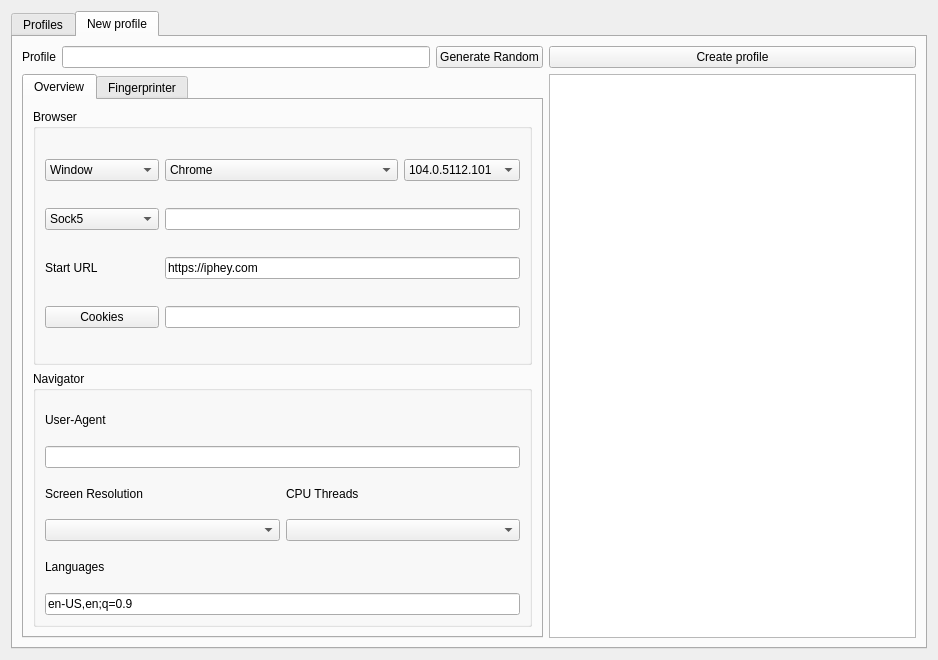
<?xml version="1.0" encoding="UTF-8"?>
<ui version="4.0">
 <class>Antidectect</class>
 <widget class="QWidget" name="Antidectect">
  <property name="geometry">
   <rect>
    <x>0</x>
    <y>0</y>
    <width>938</width>
    <height>660</height>
   </rect>
  </property>
  <property name="windowTitle">
   <string>Antidectect browsers</string>
  </property>
  <layout class="QHBoxLayout" name="horizontalLayout">
   <item>
    <widget class="QTabWidget" name="tabWidget">
     <property name="currentIndex">
      <number>1</number>
     </property>
     <widget class="QWidget" name="tab_profiles">
      <attribute name="title">
       <string>Profiles</string>
      </attribute>
      <layout class="QVBoxLayout" name="verticalLayout_2">
       <item>
        <widget class="QTableWidget" name="tableWidgetProfiles">
         <column>
          <property name="text">
           <string>Name</string>
          </property>
         </column>
         <column>
          <property name="text">
           <string>Status</string>
          </property>
         </column>
         <column>
          <property name="text">
           <string>Note</string>
          </property>
         </column>
         <column>
          <property name="text">
           <string>Tag</string>
          </property>
         </column>
         <column>
          <property name="text">
           <string>Proxy</string>
          </property>
         </column>
         <column>
          <property name="text">
           <string>Launched</string>
          </property>
         </column>
         <column>
          <property name="text">
           <string>Created</string>
          </property>
         </column>
         <column>
          <property name="text">
           <string>Action</string>
          </property>
         </column>
        </widget>
       </item>
      </layout>
     </widget>
     <widget class="QWidget" name="tab_new_profile">
      <attribute name="title">
       <string>New profile</string>
      </attribute>
      <layout class="QGridLayout" name="gridLayout">
       <item row="0" column="3">
        <widget class="QPushButton" name="pushButtonCreateProfile">
         <property name="text">
          <string>Create profile</string>
         </property>
        </widget>
       </item>
       <item row="0" column="0">
        <widget class="QLabel" name="label">
         <property name="text">
          <string>Profile</string>
         </property>
        </widget>
       </item>
       <item row="0" column="1">
        <widget class="QLineEdit" name="lineEditProfileName"/>
       </item>
       <item row="0" column="2">
        <widget class="QPushButton" name="pushButtonRandomProfile">
         <property name="text">
          <string>Generate Random</string>
         </property>
        </widget>
       </item>
       <item row="1" column="3">
        <widget class="QListView" name="listViewProfile"/>
       </item>
       <item row="1" column="0" colspan="3">
        <widget class="QTabWidget" name="tabWidgetOverView">
         <property name="enabled">
          <bool>true</bool>
         </property>
         <property name="currentIndex">
          <number>0</number>
         </property>
         <widget class="QWidget" name="tab">
          <attribute name="title">
           <string>Overview</string>
          </attribute>
          <layout class="QGridLayout" name="gridLayout_2">
           <item row="1" column="0">
            <widget class="QGroupBox" name="groupBox_2">
             <property name="title">
              <string>Navigator</string>
             </property>
             <layout class="QGridLayout" name="gridLayout_4">
              <item row="2" column="0">
               <widget class="QLabel" name="label_2">
                <property name="text">
                 <string>Screen Resolution</string>
                </property>
               </widget>
              </item>
              <item row="3" column="1">
               <widget class="QComboBox" name="comboBoxCpu"/>
              </item>
              <item row="4" column="0">
               <widget class="QLabel" name="label_4">
                <property name="text">
                 <string>Languages</string>
                </property>
               </widget>
              </item>
              <item row="2" column="1">
               <widget class="QLabel" name="label_5">
                <property name="text">
                 <string>CPU Threads</string>
                </property>
               </widget>
              </item>
              <item row="0" column="0">
               <widget class="QLabel" name="label_3">
                <property name="text">
                 <string>User-Agent</string>
                </property>
               </widget>
              </item>
              <item row="3" column="0">
               <widget class="QComboBox" name="comboBoxResoluton"/>
              </item>
              <item row="5" column="0" colspan="2">
               <widget class="QLineEdit" name="lineEditLanguages">
                <property name="text">
                 <string>en-US,en;q=0.9</string>
                </property>
               </widget>
              </item>
              <item row="1" column="0" colspan="2">
               <widget class="QLineEdit" name="lineEditUserAgent"/>
              </item>
             </layout>
            </widget>
           </item>
           <item row="0" column="0">
            <widget class="QGroupBox" name="groupBox">
             <property name="title">
              <string>Browser</string>
             </property>
             <layout class="QGridLayout" name="gridLayout_3">
              <item row="5" column="1" colspan="3">
               <widget class="QLineEdit" name="lineEditStartUrl">
                <property name="text">
                 <string>https://iphey.com</string>
                </property>
               </widget>
              </item>
              <item row="3" column="1" colspan="3">
               <widget class="QLineEdit" name="lineEditProxy"/>
              </item>
              <item row="3" column="0">
               <widget class="QComboBox" name="comboBoxProxy">
                <item>
                 <property name="text">
                  <string>Sock5</string>
                 </property>
                </item>
                <item>
                 <property name="text">
                  <string>No Proxy</string>
                 </property>
                </item>
                <item>
                 <property name="text">
                  <string>Proxy</string>
                 </property>
                </item>
               </widget>
              </item>
              <item row="2" column="0">
               <widget class="QComboBox" name="comboBoxOS">
                <item>
                 <property name="text">
                  <string>Window</string>
                 </property>
                </item>
                <item>
                 <property name="text">
                  <string>Mac OS X</string>
                 </property>
                </item>
                <item>
                 <property name="text">
                  <string>Linux</string>
                 </property>
                </item>
               </widget>
              </item>
              <item row="2" column="3">
               <widget class="QComboBox" name="comboBoxVersion">
                <item>
                 <property name="text">
                  <string>104.0.5112.101</string>
                 </property>
                </item>
               </widget>
              </item>
              <item row="5" column="0">
               <widget class="QLabel" name="label_6">
                <property name="text">
                 <string>Start URL</string>
                </property>
               </widget>
              </item>
              <item row="6" column="0">
               <widget class="QPushButton" name="pushButtonCookies">
                <property name="text">
                 <string>Cookies</string>
                </property>
               </widget>
              </item>
              <item row="6" column="1" colspan="3">
               <widget class="QLineEdit" name="lineEditCookies"/>
              </item>
              <item row="2" column="1" colspan="2">
               <widget class="QComboBox" name="comboBoxBrowser">
                <item>
                 <property name="text">
                  <string>Chrome</string>
                 </property>
                </item>
               </widget>
              </item>
             </layout>
            </widget>
           </item>
          </layout>
         </widget>
         <widget class="QWidget" name="tab_2">
          <attribute name="title">
           <string>Fingerprinter</string>
          </attribute>
          <layout class="QGridLayout" name="gridLayout_5">
           <item row="0" column="0">
            <widget class="QLabel" name="label_7">
             <property name="text">
              <string>Canvas</string>
             </property>
            </widget>
           </item>
           <item row="0" column="1">
            <widget class="QComboBox" name="comboBoxCanvas">
             <item>
              <property name="text">
               <string>Noise</string>
              </property>
             </item>
             <item>
              <property name="text">
               <string>Block</string>
              </property>
             </item>
             <item>
              <property name="text">
               <string>Off</string>
              </property>
             </item>
            </widget>
           </item>
           <item row="1" column="0">
            <widget class="QLabel" name="label_10">
             <property name="text">
              <string>Client Rects</string>
             </property>
            </widget>
           </item>
           <item row="2" column="1">
            <widget class="QComboBox" name="comboBoxFont">
             <item>
              <property name="text">
               <string>Noise</string>
              </property>
             </item>
             <item>
              <property name="text">
               <string>Block</string>
              </property>
             </item>
             <item>
              <property name="text">
               <string>Off</string>
              </property>
             </item>
            </widget>
           </item>
           <item row="1" column="1">
            <widget class="QComboBox" name="comboBoxRects">
             <item>
              <property name="text">
               <string>Noise</string>
              </property>
             </item>
             <item>
              <property name="text">
               <string>Block</string>
              </property>
             </item>
             <item>
              <property name="text">
               <string>Off</string>
              </property>
             </item>
            </widget>
           </item>
           <item row="5" column="0">
            <widget class="QLabel" name="label_14">
             <property name="text">
              <string>Time Zone</string>
             </property>
            </widget>
           </item>
           <item row="4" column="1">
            <widget class="QComboBox" name="comboBoxWebgl">
             <item>
              <property name="text">
               <string>Noise</string>
              </property>
             </item>
             <item>
              <property name="text">
               <string>Block</string>
              </property>
             </item>
             <item>
              <property name="text">
               <string>Off</string>
              </property>
             </item>
            </widget>
           </item>
           <item row="8" column="0">
            <widget class="QLabel" name="label_12">
             <property name="text">
              <string>WebGL Vendor</string>
             </property>
            </widget>
           </item>
           <item row="3" column="0">
            <widget class="QLabel" name="label_11">
             <property name="text">
              <string>Audio Context</string>
             </property>
            </widget>
           </item>
           <item row="3" column="1">
            <widget class="QComboBox" name="comboBoxAudio">
             <item>
              <property name="text">
               <string>Noise</string>
              </property>
             </item>
             <item>
              <property name="text">
               <string>Block</string>
              </property>
             </item>
             <item>
              <property name="text">
               <string>Off</string>
              </property>
             </item>
            </widget>
           </item>
           <item row="4" column="0">
            <widget class="QLabel" name="label_8">
             <property name="text">
              <string>WebGL</string>
             </property>
            </widget>
           </item>
           <item row="2" column="0">
            <widget class="QLabel" name="label_9">
             <property name="text">
              <string>Fonts</string>
             </property>
            </widget>
           </item>
           <item row="7" column="1">
            <widget class="QComboBox" name="comboBoxGeo">
             <item>
              <property name="text">
               <string>Follow IP</string>
              </property>
             </item>
             <item>
              <property name="text">
               <string>Off</string>
              </property>
             </item>
            </widget>
           </item>
           <item row="6" column="0">
            <widget class="QLabel" name="label_15">
             <property name="text">
              <string>Web RTC</string>
             </property>
            </widget>
           </item>
           <item row="8" column="1">
            <widget class="QLineEdit" name="lineEditVendor"/>
           </item>
           <item row="6" column="1">
            <widget class="QComboBox" name="comboBoxWebRtc">
             <item>
              <property name="text">
               <string>Follow IP</string>
              </property>
             </item>
             <item>
              <property name="text">
               <string>Altered</string>
              </property>
             </item>
             <item>
              <property name="text">
               <string>Off</string>
              </property>
             </item>
            </widget>
           </item>
           <item row="5" column="1">
            <widget class="QComboBox" name="comboBoxTimeZone">
             <item>
              <property name="text">
               <string>Follow IP</string>
              </property>
             </item>
             <item>
              <property name="text">
               <string>Off</string>
              </property>
             </item>
            </widget>
           </item>
           <item row="7" column="0">
            <widget class="QLabel" name="label_16">
             <property name="text">
              <string>Geolocation</string>
             </property>
            </widget>
           </item>
           <item row="9" column="1">
            <widget class="QLineEdit" name="lineEditRenderer"/>
           </item>
           <item row="9" column="0">
            <widget class="QLabel" name="label_13">
             <property name="text">
              <string>WebGL Renderer</string>
             </property>
            </widget>
           </item>
          </layout>
         </widget>
        </widget>
       </item>
      </layout>
      <zorder>tabWidgetOverView</zorder>
      <zorder>pushButtonCreateProfile</zorder>
      <zorder>listViewProfile</zorder>
      <zorder>label</zorder>
      <zorder>lineEditProfileName</zorder>
      <zorder>pushButtonRandomProfile</zorder>
     </widget>
    </widget>
   </item>
  </layout>
 </widget>
 <resources/>
 <connections/>
</ui>
